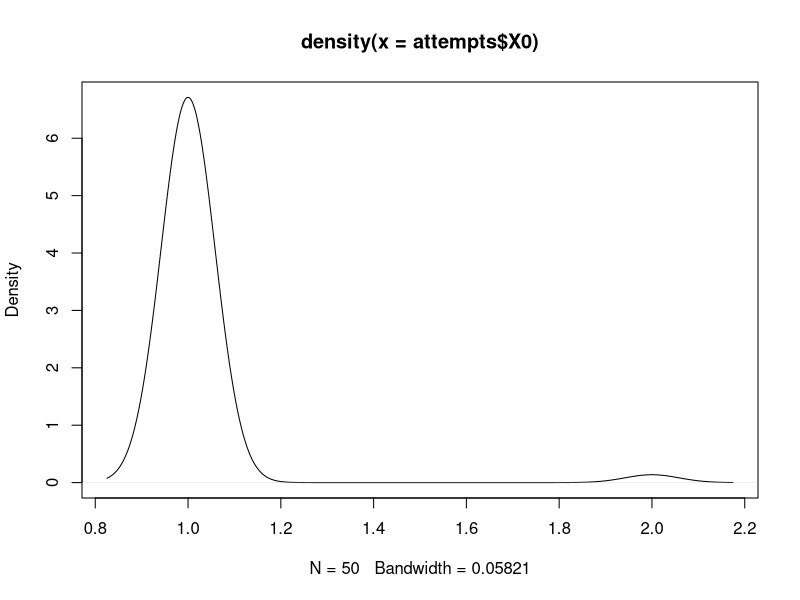
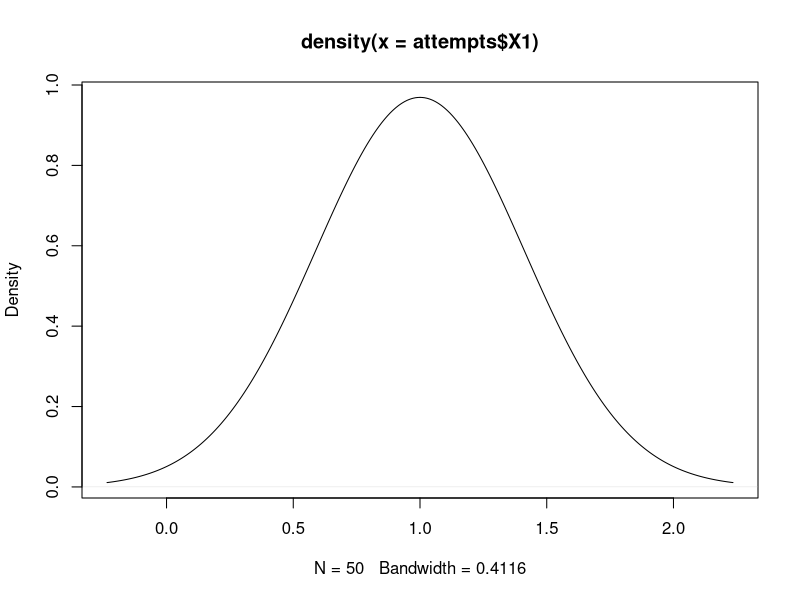
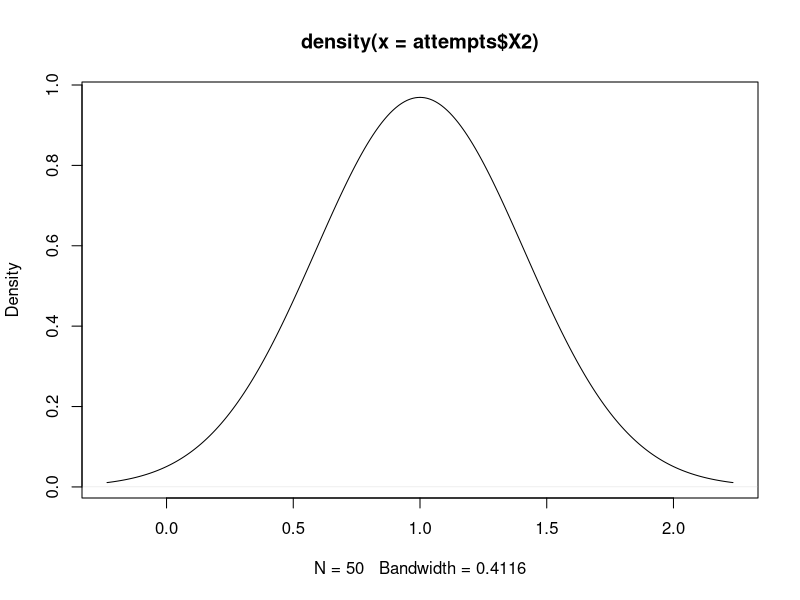
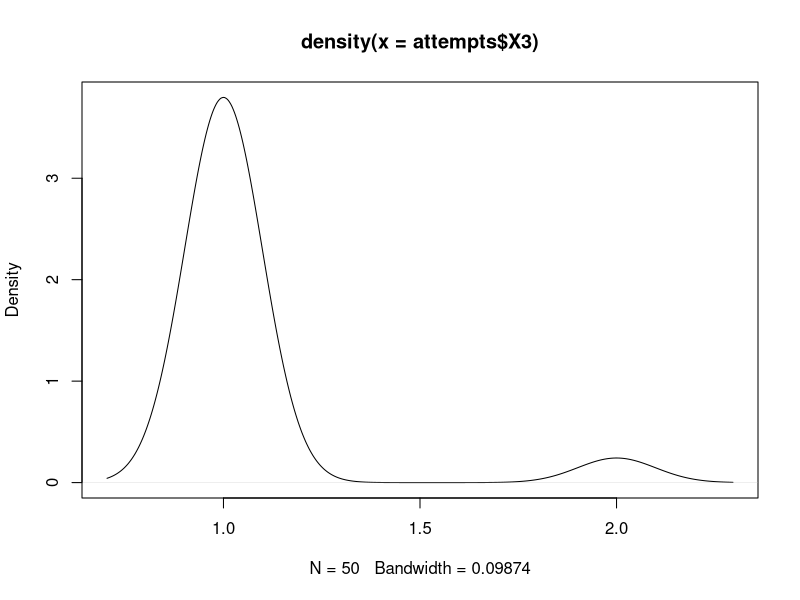
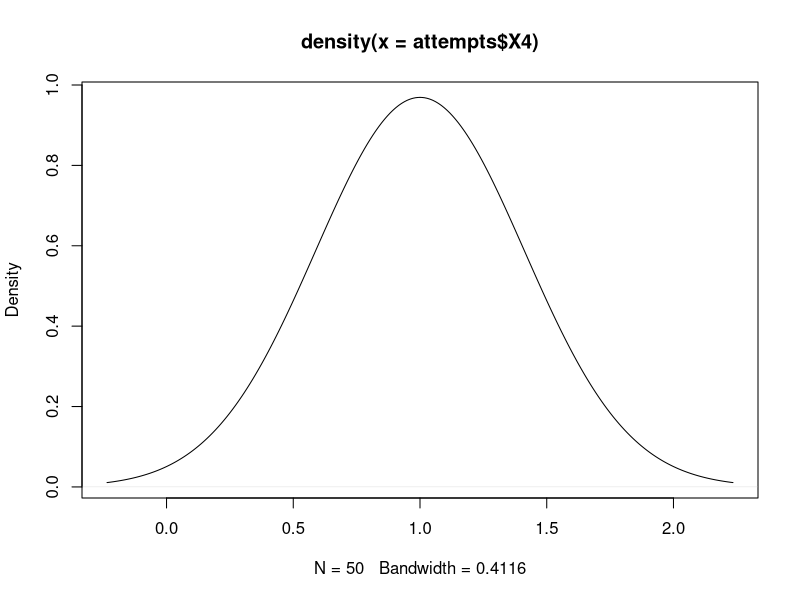
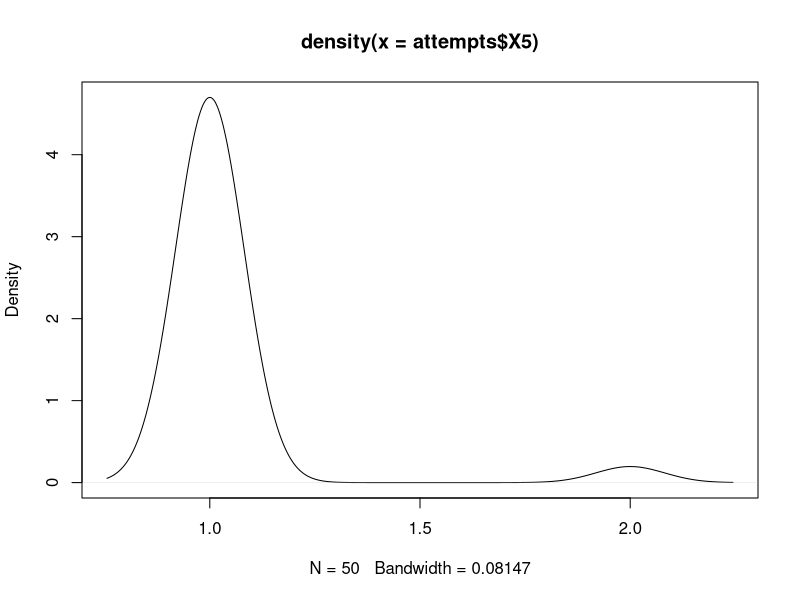
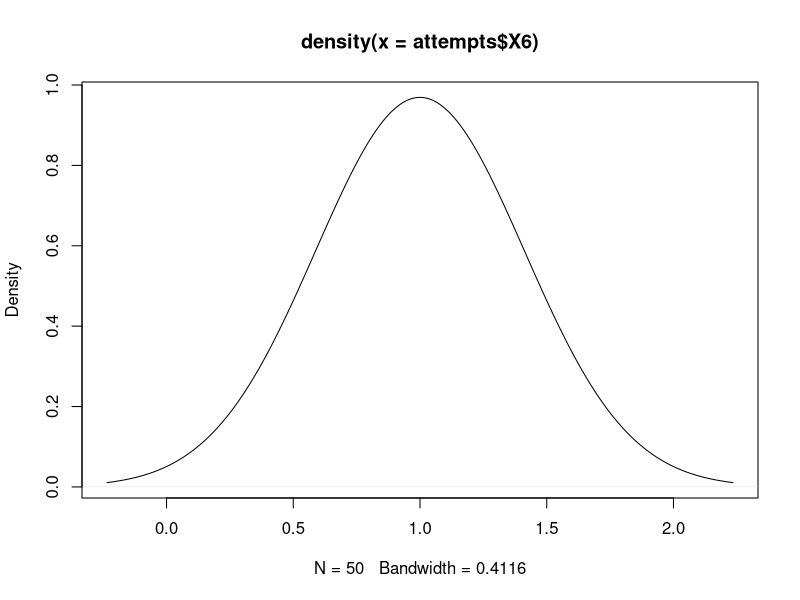
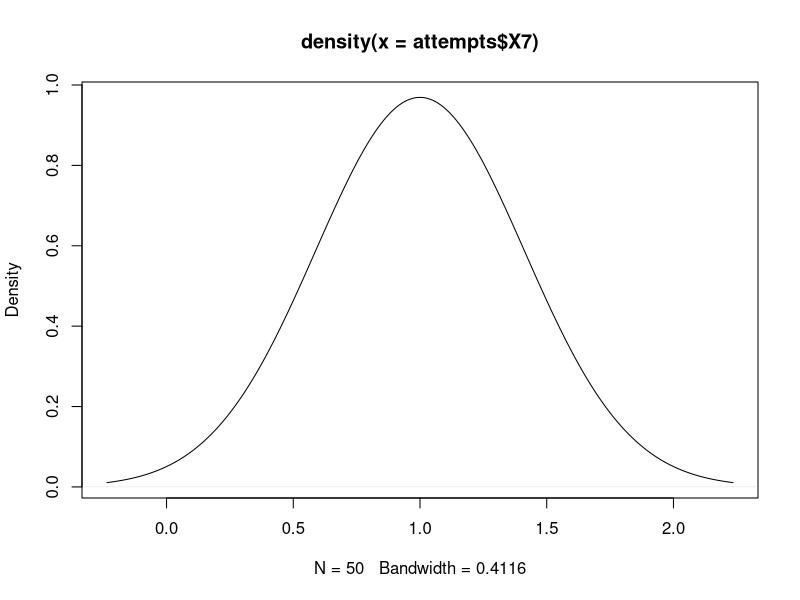

The R source for these figures, in order:
## ---- chunk 1

attempts <- read.csv('Number_of_Attempts.csv')

## ---- chunk 2

step1_m <- mean(attempts$X0)
step1_sd <- sd(attempts$X0)

step2_m <- mean(attempts$X1)
step2_sd <- sd(attempts$X1)

step3_m <- mean(attempts$X2)
step3_sd <- sd(attempts$X2)

step4_m <- mean(attempts$X3)
step4_sd <- sd(attempts$X3)

step5_m <- mean(attempts$X4)
step5_sd <- sd(attempts$X4)

step6_m <- mean(attempts$X5)
step6_sd <- sd(attempts$X5)

step7_m <- mean(attempts$X6)
step7_sd <- sd(attempts$X6)

step8_m <- mean(attempts$X7)
step8_sd <- sd(attempts$X7)

step9_m <- mean(attempts$X8)
step9_sd <- sd(attempts$X8)

## ---- chunk 3

plot(density(attempts$X0))
plot(density(attempts$X1))
plot(density(attempts$X2))
plot(density(attempts$X3))
plot(density(attempts$X4))
plot(density(attempts$X5))
plot(density(attempts$X6))
plot(density(attempts$X7))
plot(density(attempts$X8))

boxplot(attempts$X0, attempts$X1, attempts$X2, attempts$X3, attempts$X4, attempts$X5, attempts$X6, attempts$X7, attempts$X8,
        names = c('Step 1', 'Step 2', 'Step 3', 'Step 4', 'Step 5', 'Step 6', 'Step 7', 'Step 8', 'Step 9'),
        col = c('Brown', 'Red', 'Purple', 'Black', 'Green', 'Yellow', 'Orange', 'Pink', 'Blue'),
        ylab ='Number of Attempts',
        main = 'Number of Attempts for Each Step Over 100 Iterations')

